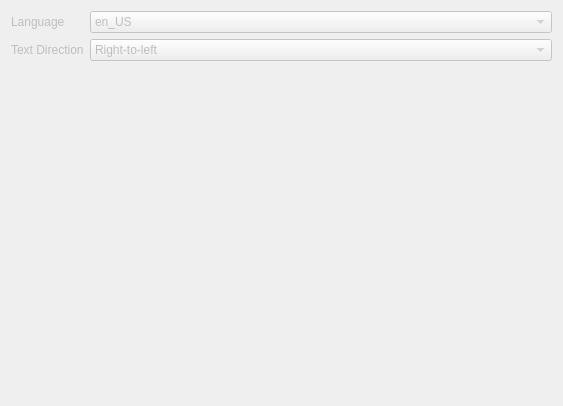
<?xml version="1.0" encoding="UTF-8"?>
<ui version="4.0">
 <class>Form</class>
 <widget class="QWidget" name="Form">
  <property name="enabled">
   <bool>false</bool>
  </property>
  <property name="geometry">
   <rect>
    <x>0</x>
    <y>0</y>
    <width>563</width>
    <height>406</height>
   </rect>
  </property>
  <property name="windowTitle">
   <string>Form</string>
  </property>
  <layout class="QFormLayout" name="formLayout">
   <item row="0" column="0">
    <widget class="QLabel" name="label">
     <property name="text">
      <string>Language</string>
     </property>
    </widget>
   </item>
   <item row="0" column="1">
    <widget class="QComboBox" name="language_box">
     <item>
      <property name="text">
       <string>en_US</string>
      </property>
     </item>
     <item>
      <property name="text">
       <string>en_UK</string>
      </property>
     </item>
     <item>
      <property name="text">
       <string>ru_RU</string>
      </property>
     </item>
    </widget>
   </item>
   <item row="1" column="0">
    <widget class="QLabel" name="label_2">
     <property name="text">
      <string>Text Direction</string>
     </property>
    </widget>
   </item>
   <item row="1" column="1">
    <widget class="QComboBox" name="text_direction_box">
     <item>
      <property name="text">
       <string>Right-to-left</string>
      </property>
     </item>
     <item>
      <property name="text">
       <string>Left-to-right</string>
      </property>
     </item>
    </widget>
   </item>
  </layout>
 </widget>
 <resources/>
 <connections/>
</ui>
